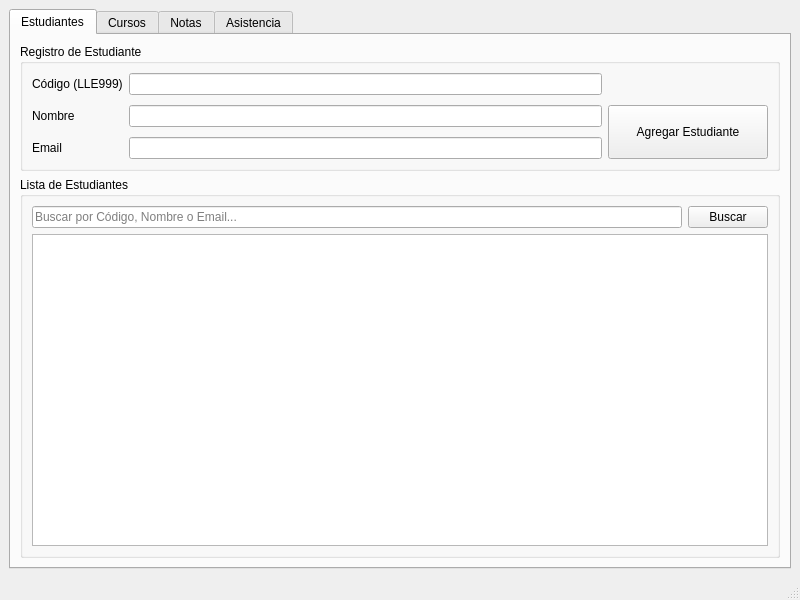
<?xml version="1.0" encoding="UTF-8"?>
<ui version="4.0">
 <class>MainWindow</class>
 <widget class="QMainWindow" name="MainWindow">
  <property name="geometry">
   <rect>
    <x>0</x>
    <y>0</y>
    <width>800</width>
    <height>600</height>
   </rect>
  </property>
  <property name="windowTitle">
   <string>Sistema de Gestión Académica</string>
  </property>
  <widget class="QWidget" name="centralwidget">
   <layout class="QVBoxLayout" name="verticalLayout_main">
    <item>
     <widget class="QTabWidget" name="tabWidget">
      <property name="currentIndex">
       <number>0</number> </property>
      
      <widget class="QWidget" name="tab_4">
       <attribute name="title">
        <string>Estudiantes</string>
       </attribute>
       <layout class="QVBoxLayout" name="verticalLayout_estudiantes">
        <item>
         <widget class="QGroupBox" name="groupBox_registroEstudiante">
          <property name="title">
           <string>Registro de Estudiante</string>
          </property>
          <layout class="QGridLayout" name="gridLayout_estudiante">
           <property name="verticalSpacing">
            <number>10</number>
           </property>
           <item row="0" column="0">
            <widget class="QLabel" name="lb_codigo_2">
             <property name="text">
              <string>Código (LLE999)</string>
             </property>
            </widget>
           </item>
           <item row="0" column="1">
            <widget class="QLineEdit" name="txtCodigoEstudiante"/>
           </item>
           <item row="1" column="0">
            <widget class="QLabel" name="lb_codigo_3">
             <property name="text">
              <string>Nombre</string>
             </property>
            </widget>
           </item>
           <item row="1" column="1">
            <widget class="QLineEdit" name="txtNombreEstudiante"/>
           </item>
           <item row="2" column="0">
            <widget class="QLabel" name="lb_codigo_4">
             <property name="text">
              <string>Email</string>
             </property>
            </widget>
           </item>
           <item row="2" column="1">
            <widget class="QLineEdit" name="txtEmailEstudiante"/>
           </item>
           <item row="1" column="2" rowspan="2">
            <widget class="QPushButton" name="btnAgregarEstudiante">
             <property name="sizePolicy">
              <sizepolicy hsizetype="Fixed" vsizetype="Expanding">
               <horstretch>0</horstretch>
               <verstretch>0</verstretch>
              </sizepolicy>
             </property>
             <property name="minimumSize">
              <size>
               <width>160</width>
               <height>0</height>
              </size>
             </property>
             <property name="text">
              <string>Agregar Estudiante</string>
             </property>
            </widget>
           </item>
          </layout>
         </widget>
        </item>
        <item>
         <widget class="QGroupBox" name="groupBox_listaEstudiante">
          <property name="title">
           <string>Lista de Estudiantes</string>
          </property>
          <layout class="QVBoxLayout" name="verticalLayout_2">
           <item>
            <layout class="QHBoxLayout" name="horizontalLayout_busquedaEstudiante">
             <item>
              <widget class="QLineEdit" name="txtBuscarEstudiantes">
               <property name="placeholderText">
                <string>Buscar por Código, Nombre o Email...</string>
               </property>
              </widget>
             </item>
             <item>
              <widget class="QPushButton" name="btnBuscarEstudiantes">
               <property name="text">
                <string>Buscar</string>
               </property>
              </widget>
             </item>
            </layout>
           </item>
           <item>
            <widget class="QTableWidget" name="tblEstudiantes">
             <property name="sizePolicy">
              <sizepolicy hsizetype="Expanding" vsizetype="Expanding">
               <horstretch>0</horstretch>
               <verstretch>0</verstretch>
              </sizepolicy>
             </property>
            </widget>
           </item>
          </layout>
         </widget>
        </item>
       </layout>
      </widget>
      
      <widget class="QWidget" name="tab_3">
       <attribute name="title">
        <string>Cursos</string>
       </attribute>
       <layout class="QVBoxLayout" name="verticalLayout_cursos">
        <item>
         <widget class="QGroupBox" name="groupBox_registroCurso">
          <property name="title">
           <string>Registro de Curso</string>
          </property>
          <layout class="QGridLayout" name="gridLayout_curso">
           <property name="verticalSpacing">
            <number>10</number>
           </property>
           <item row="0" column="0">
            <widget class="QLabel" name="lb_codigo">
             <property name="text">
              <string>Código (LLE999)</string>
             </property>
            </widget>
           </item>
           <item row="0" column="1">
            <widget class="QLineEdit" name="txtCodigoCurso"/>
           </item>
           <item row="1" column="0">
            <widget class="QLabel" name="lb_nombreCurso">
             <property name="text">
              <string>Nombre del Curso</string>
             </property>
            </widget>
           </item>
           <item row="1" column="1">
            <widget class="QLineEdit" name="txtNombreCurso"/>
           </item>
           <item row="2" column="0">
            <widget class="QLabel" name="lb_fechaCurso">
             <property name="text">
              <string>Fecha de Creación</string>
             </property>
            </widget>
           </item>
           <item row="2" column="1">
            <widget class="QDateEdit" name="dtFechaCursos">
             <property name="calendarPopup">
              <bool>true</bool>
             </property>
             <property name="displayFormat">
              <string>dd/MM/yyyy</string>
             </property>
            </widget>
           </item>
           <item row="1" column="2" rowspan="2">
            <widget class="QPushButton" name="btnAgregarCurso">
             <property name="sizePolicy">
              <sizepolicy hsizetype="Fixed" vsizetype="Expanding">
               <horstretch>0</horstretch>
               <verstretch>0</verstretch>
              </sizepolicy>
             </property>
             <property name="minimumSize">
              <size>
               <width>160</width>
               <height>0</height>
              </size>
             </property>
             <property name="text">
              <string>Agregar Curso</string>
             </property>
            </widget>
           </item>
          </layout>
         </widget>
        </item>
        <item>
         <widget class="QGroupBox" name="groupBox_listaCurso">
          <property name="title">
           <string>Lista de Cursos</string>
          </property>
          <layout class="QVBoxLayout" name="verticalLayout_3">
           <item>
            <layout class="QHBoxLayout" name="horizontalLayout_busquedaCurso">
             <item>
              <widget class="QLineEdit" name="txtBuscarCursos">
               <property name="placeholderText">
                <string>Buscar por Código o Nombre...</string>
               </property>
              </widget>
             </item>
             <item>
              <widget class="QPushButton" name="btnBuscarCursos">
               <property name="text">
                <string>Buscar</string>
               </property>
              </widget>
             </item>
            </layout>
           </item>
           <item>
            <widget class="QTableWidget" name="tblCursos">
             <property name="sizePolicy">
              <sizepolicy hsizetype="Expanding" vsizetype="Expanding">
               <horstretch>0</horstretch>
               <verstretch>0</verstretch>
              </sizepolicy>
             </property>
            </widget>
           </item>
          </layout>
         </widget>
        </item>
       </layout>
      </widget>
      
      <widget class="QWidget" name="tab">
       <attribute name="title">
        <string>Notas</string>
       </attribute>
       <layout class="QVBoxLayout" name="verticalLayout_notas">
        <item>
         <widget class="QGroupBox" name="groupBox_registroNota">
          <property name="title">
           <string>Registro de Nota</string>
          </property>
          <layout class="QGridLayout" name="gridLayout_notas">
           <property name="verticalSpacing">
            <number>10</number>
           </property>
           <item row="0" column="0">
            <widget class="QLabel" name="lb_codNota">
             <property name="text">
              <string>Estudiante (Código)</string>
             </property>
            </widget>
           </item>
           <item row="0" column="1">
            <widget class="QLineEdit" name="txtCodigoEstudianteNota"/>
           </item>
           <item row="1" column="0">
            <widget class="QLabel" name="lb_codCurso">
             <property name="text">
              <string>Curso</string>
             </property>
            </widget>
           </item>
           <item row="1" column="1">
            <widget class="QComboBox" name="cbCursos"/>
           </item>
           <item row="2" column="0">
            <widget class="QLabel" name="lb_nota">
             <property name="text">
              <string>Nota (0.0 - 20.0)</string>
             </property>
            </widget>
           </item>
           <item row="2" column="1">
            <widget class="QLineEdit" name="txtNota"/>
           </item>
           <item row="1" column="2" rowspan="2">
            <widget class="QPushButton" name="btnAgregarNota">
             <property name="sizePolicy">
              <sizepolicy hsizetype="Fixed" vsizetype="Expanding">
               <horstretch>0</horstretch>
               <verstretch>0</verstretch>
              </sizepolicy>
             </property>
             <property name="minimumSize">
              <size>
               <width>160</width>
               <height>0</height>
              </size>
             </property>
             <property name="text">
              <string>Agregar Nota</string>
             </property>
            </widget>
           </item>
          </layout>
         </widget>
        </item>
        <item>
         <widget class="QGroupBox" name="groupBox_listaNota">
          <property name="title">
           <string>Lista de Notas</string>
          </property>
          <layout class="QVBoxLayout" name="verticalLayout_4">
           <item>
            <layout class="QHBoxLayout" name="horizontalLayout_busquedaNota">
             <item>
              <widget class="QLineEdit" name="txtBuscarNotas">
               <property name="placeholderText">
                <string>Buscar por Código de Estudiante...</string>
               </property>
              </widget>
             </item>
             <item>
              <widget class="QPushButton" name="btnBuscarNotas">
               <property name="text">
                <string>Buscar</string>
               </property>
              </widget>
             </item>
            </layout>
           </item>
           <item>
            <widget class="QTableWidget" name="tblNotas">
             <property name="sizePolicy">
              <sizepolicy hsizetype="Expanding" vsizetype="Expanding">
               <horstretch>0</horstretch>
               <verstretch>0</verstretch>
              </sizepolicy>
             </property>
            </widget>
           </item>
          </layout>
         </widget>
        </item>
       </layout>
      </widget>
      
      <widget class="QWidget" name="tab_2">
       <attribute name="title">
        <string>Asistencia</string>
       </attribute>
       <layout class="QVBoxLayout" name="verticalLayout_asistencia">
        <item>
         <widget class="QGroupBox" name="groupBox_registroAsistencia">
          <property name="title">
           <string>Registro de Asistencia</string>
          </property>
          <layout class="QGridLayout" name="gridLayout_asistencia">
           <property name="verticalSpacing">
            <number>10</number>
           </property>
           <item row="0" column="0">
            <widget class="QLabel" name="lb_codAsis">
             <property name="text">
              <string>Código Estudiante</string>
             </property>
            </widget>
           </item>
           <item row="0" column="1">
            <widget class="QLineEdit" name="txtCodigoEstudianteAsis"/>
           </item>
           <item row="1" column="0">
            <widget class="QLabel" name="lb_codCursoAsis">
             <property name="text">
              <string>Curso</string>
             </property>
            </widget>
           </item>
           <item row="1" column="1">
            <widget class="QComboBox" name="cbCursosAsistencia"/>
           </item>
           <item row="2" column="0">
            <widget class="QLabel" name="lb_fecha">
             <property name="text">
              <string>Fecha:</string>
             </property>
            </widget>
           </item>
           <item row="2" column="1">
            <layout class="QHBoxLayout" name="horizontalLayout_fecha">
             <item>
              <widget class="QDateEdit" name="dtFechaAsis">
               <property name="calendarPopup">
                <bool>true</bool>
               </property>
               <property name="displayFormat">
                <string>dd/MM/yyyy</string>
               </property>
              </widget>
             </item>
             <item>
              <widget class="QCheckBox" name="chkPresente">
               <property name="text">
                <string>Presente</string>
               </property>
              </widget>
             </item>
             <item>
              <spacer name="horizontalSpacer_2">
               <property name="orientation">
                <enum>Qt::Horizontal</enum>
               </property>
               <property name="sizeHint" stdset="0">
                <size>
                 <width>40</width>
                 <height>20</height>
                </size>
               </property>
              </spacer>
             </item>
            </layout>
           </item>
           <item row="3" column="1" colspan="2">
            <widget class="QPushButton" name="btnRegistrarAsistencia">
             <property name="minimumSize">
              <size>
               <width>160</width>
               <height>40</height>
              </size>
             </property>
             <property name="maximumSize">
              <size>
               <width>250</width>
               <height>16777215</height>
              </size>
             </property>
             <property name="text">
              <string>Registrar Asistencia</string>
             </property>
            </widget>
           </item>
          </layout>
         </widget>
        </item>
        <item>
         <widget class="QGroupBox" name="groupBox_listaAsistencia">
          <property name="title">
           <string>Lista de Asistencias</string>
          </property>
          <layout class="QVBoxLayout" name="verticalLayout_5">
           <item>
            <layout class="QHBoxLayout" name="horizontalLayout_busquedaAsistencia">
             <item>
              <widget class="QLineEdit" name="txtBuscarAsistencias">
               <property name="placeholderText">
                <string>Buscar por Código de Estudiante o Curso...</string>
               </property>
              </widget>
             </item>
             <item>
              <widget class="QPushButton" name="btnBuscarAsistencias">
               <property name="text">
                <string>Buscar</string>
               </property>
              </widget>
             </item>
            </layout>
           </item>
           <item>
            <widget class="QTableWidget" name="tblAsistencias">
             <property name="sizePolicy">
              <sizepolicy hsizetype="Expanding" vsizetype="Expanding">
               <horstretch>0</horstretch>
               <verstretch>0</verstretch>
              </sizepolicy>
             </property>
            </widget>
           </item>
          </layout>
         </widget>
        </item>
       </layout>
      </widget>
     </widget>
    </item>
   </layout>
  </widget>
  <widget class="QStatusBar" name="statusbar"/>
  <widget class="QMenuBar" name="menubar">
   <property name="geometry">
    <rect>
     <x>0</x>
     <y>0</y>
     <width>800</width>
     <height>37</height>
    </rect>
   </property>
  </widget>
 </widget>
 <resources/>
 <connections/>
</ui>
